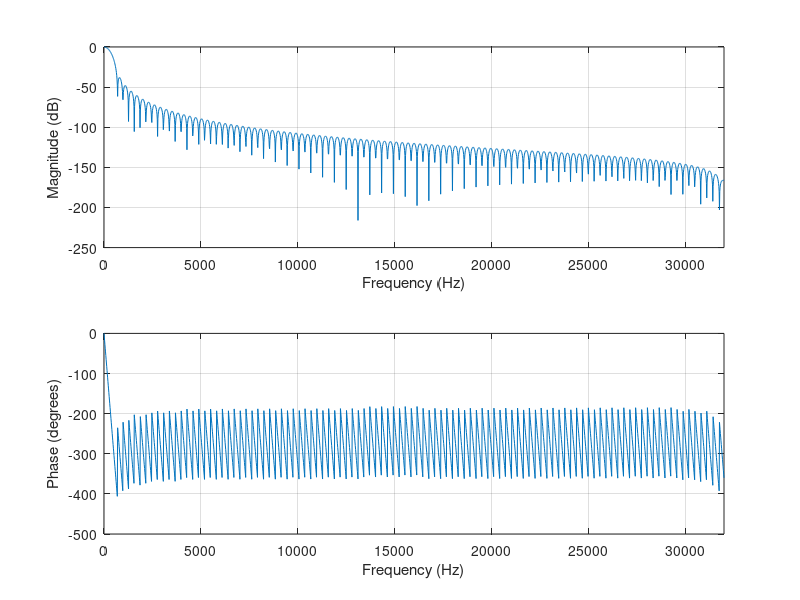

Source code (MATLAB): (Note: this script raises an error after producing the figure.)
fs= 64000;

As = 15;

f_cntral = [102.4,512,2560,12800];
f_pass = zeros(1,4);

for i= 1:3
    f_pass(i) = sqrt(f_cntral(i)*f_cntral(i+1))
end
f_pass(4)= fs/2;                    % Para el ultimo filtro pseudo pasaltos, dejarlo como la frecuencia de nyquist reduce el orden






%===========Diseño de pasabajos 01
f_p1= f_pass(1)
f_s1= f_cntral(2)

w_trBand1 = f_s1-f_p1;               %Width of the transition band
%============Harris aprox
N1 =ceil((fs/w_trBand1)*(As/22))  

N1 =210                             % Valor hallado tras múltiples iteraciones
%============Determinación de coef 
Wp1 = f_p1/(fs/2)                   %Se normaliza la frecuencia de paso dividiendo por la frecuencia de Nyquist
w_hann1 = hann(N1+1);                 % Creación de la ventana Hanning
B1 = fir1(N1,Wp1,"low",w_hann1);
    
%============Visualización
figure;
freqz(B1,1,2048,fs)
yline(-6)
yline(-15)
xline(f_p1/1000,'r')                          % Frecuencia de paso normalizada
xline(f_s1/1000,'b')                % Frecuencia de rechazo normalizad
xline(f_cntral(1),'r--')






%===========Diseño de pasabandas 02
f_p2L= f_pass(1)
f_s2L= f_cntral(1)
f_p2H= f_pass(2)
f_s2H= f_cntral(3)



w_trBand2 = min(abs(f_p2L-f_s2L),  abs(f_s2H-f_p2H))              %Width of the transition band

%============Harris aprox
N2 =ceil(2*(fs/w_trBand2)*(As/22))  %Multiplicada por dos dado q es un pasabajos

N2 =700                            % Valor hallado tras múltiples iteraciones
%============Determinación de coef 
Wp2 = [f_p2L/(fs/2) f_p2H/(fs/2)]                    %Se normaliza la frecuencia de paso dividiendo por la frecuencia de Nyquist
w_hann2 = hann(N2+1);                 % Creación de la ventana Hanning
B2 = fir1(N2,Wp2,"bandpass",w_hann2);

%============Visualización
figure;
freqz(B2,1,2048,fs)
yline(-6,'g--')
yline(-15,'v--')
xline(f_p2H/1000,'r--')                          % Frecuencia de paso normalizada
xline(f_p2L/1000,'r--')

xline(f_s2L/1000,'b--')                % Frecuencia de rechazo normalizad
xline(f_s2H/1000,'b--')    
xline(f_cntral(2)/1000)





%===========Diseño de pasabandas 03
f_p3L= f_pass(2)
f_s3L= f_cntral(2)
f_p3H= f_pass(3)
f_s3H= f_cntral(4)



w_trBand3 = min(abs(f_p3L-f_s3L),  abs(f_s3H-f_p3H))              %Width of the transition band, choose smallest width

%============Harris aprox
N3 =ceil(2*(fs/w_trBand3)*(As/22))  %Multiplicada por dos dado q es un pasabajos

%N3 =700                            % Valor hallado tras múltiples iteraciones
%============Determinación de coef 
Wp3 = [f_p3L/(fs/2) f_p3H/(fs/2)]                    %Se normaliza la frecuencia de paso dividiendo por la frecuencia de Nyquist
w_hann3 = hann(N3+1);                 % Creación de la ventana Hanning
B3 = fir1(N3,Wp3,"bandpass",w_hann3);

%============Visualización
figure;
freqz(B3,1,2048,fs)
yline(-6,'g--')
yline(-15,'v--')
xline(f_p3H/1000,'r--')                          % Frecuencia de paso normalizada
xline(f_p3L/1000,'r--')

xline(f_s3L/1000,'b--')                % Frecuencia de rechazo normalizad
xline(f_s3H/1000,'b--')    
xline(f_cntral(3)/1000)




%===========Diseño de pasaaltos 04
f_p4= f_pass(3)
f_s4= f_cntral(3)

w_trBand4 = abs(f_s4-f_p4);              %Width of the transition band
%============Harris aprox
N4 =ceil((fs/w_trBand4)*(As/22))  

N4 =26                             % Valor hallado tras múltiples iteraciones
%============Determinación de coef 
Wp4 = f_p4/(fs/2)                   %Se normaliza la frecuencia de paso dividiendo por la frecuencia de Nyquist
w_hann4 = hann(N4+1);                 % Creación de la ventana Hanning
B4 = fir1(N4,Wp4,'high',w_hann4);
    
%============Visualización
figure;
freqz(B4,1,2048,fs)
yline(-6)
yline(-15)
xline(f_p4/1000,'r')                          % Frecuencia de paso normalizada
xline(f_s4/1000,'b')                % Frecuencia de rechazo normalizad
xline(f_cntral(4),'r--')


